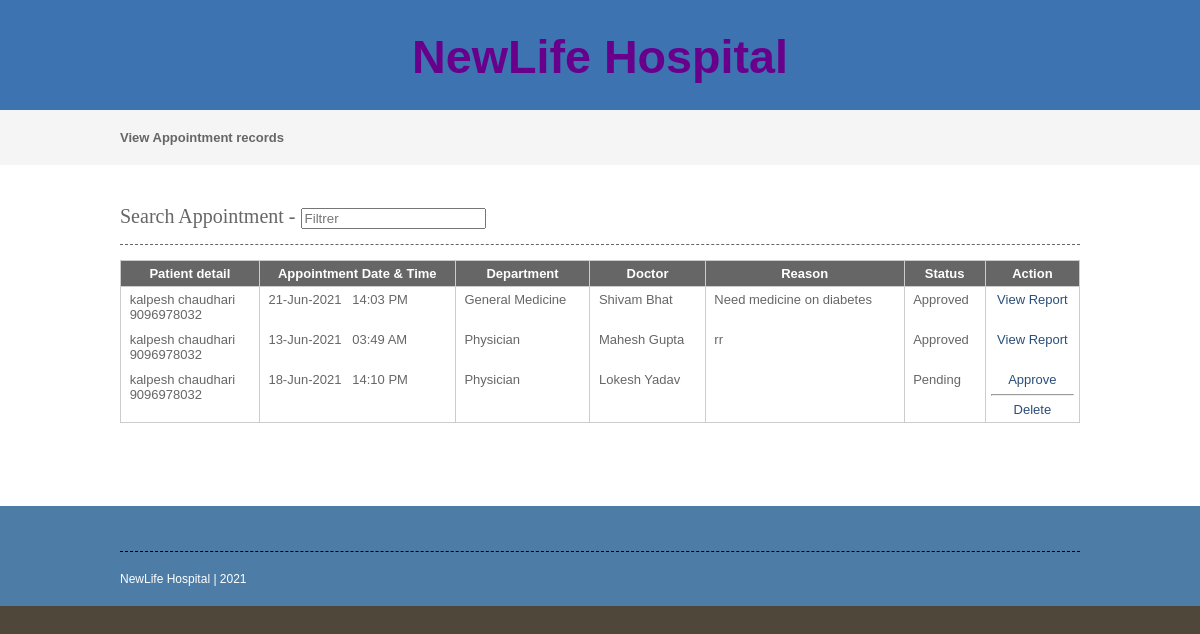
Page /viewappointment.php on the committed database.
### tables this page shows
CREATE TABLE `appointment` (
  `appointmentid` int(10) NOT NULL,
  `appointmenttype` varchar(25) NOT NULL,
  `patientid` int(10) NOT NULL,
  `roomid` int(10) NOT NULL,
  `departmentid` int(10) NOT NULL,
  `appointmentdate` date NOT NULL,
  `appointmenttime` time NOT NULL,
  `doctorid` int(10) NOT NULL,
  `status` varchar(10) NOT NULL,
  `app_reason` text NOT NULL
);

CREATE TABLE `patient` (
  `patientid` int(10) NOT NULL,
  `patientname` varchar(50) NOT NULL,
  `admissiondate` date NOT NULL,
  `admissiontime` time NOT NULL,
  `address` varchar(250) NOT NULL,
  `mobileno` varchar(15) NOT NULL,
  `city` varchar(25) NOT NULL,
  `pincode` varchar(20) NOT NULL,
  `loginid` varchar(50) NOT NULL,
  `password` varchar(25) NOT NULL,
  `bloodgroup` varchar(20) NOT NULL,
  `gender` varchar(10) NOT NULL,
  `dob` date NOT NULL,
  `status` varchar(10) NOT NULL
);

CREATE TABLE `department` (
  `departmentid` int(10) NOT NULL,
  `departmentname` varchar(100) NOT NULL,
  `description` text NOT NULL,
  `status` varchar(10) NOT NULL
);

CREATE TABLE `doctor` (
  `doctorid` int(10) NOT NULL,
  `doctorname` varchar(50) NOT NULL,
  `mobileno` varchar(15) NOT NULL,
  `departmentid` int(10) NOT NULL,
  `loginid` varchar(25) NOT NULL,
  `password` varchar(25) NOT NULL,
  `status` varchar(10) NOT NULL,
  `education` varchar(25) NOT NULL,
  `experience` float(11,1) NOT NULL,
  `consultancy_charge` float(10,2) NOT NULL
);

### viewappointment.php (the view, shortened to what this page needs)
<?php
include("headers.php");
include("dbconnection.php");
?>
<div class="wrapper col2">
  <div id="breadcrumb">
    <ul>
      <li class="first">View Appointment records</li></ul>
  </div>
</div>
<div class="wrapper col4">
  <div id="container">
   <section class="container">
<h2>Search Appointment - <input type="search" class="light-table-filter" data-table="order-table" placeholder="Filtrer" /></h2>
    <table class="order-table">
      <thead>
        <tr>
          <th>Patient detail</th>
          <th>Appointment Date &  Time</th>
          <th>Department</th>
          <th>Doctor</th>
          <th>Reason</th>
          <th>Status</th>
          <th><div align="center">Action</div></th>
        </tr>
        </thead>
        <tbody>
          <?php
		$sql ="SELECT * FROM appointment WHERE (status !='')";
		$qsql = mysqli_query($con,$sql);
		while($rs = mysqli_fetch_array($qsql))
		{
			$sqlpat = "SELECT * FROM patient WHERE patientid='$rs[patientid]'";
			$qsqlpat = mysqli_query($con,$sqlpat);
			$rspat = mysqli_fetch_array($qsqlpat);
			$sqldept = "SELECT * FROM department WHERE departmentid='$rs[departmentid]'";
			$qsqldept = mysqli_query($con,$sqldept);
			$rsdept = mysqli_fetch_array($qsqldept);
			$sqldoc= "SELECT * FROM doctor WHERE doctorid='$rs[doctorid]'";
			$qsqldoc = mysqli_query($con,$sqldoc);
			$rsdoc = mysqli_fetch_array($qsqldoc);
        echo "<tr>
          <td>&nbsp;$rspat[patientname]<br>&nbsp;$rspat[mobileno]</td>
			 <td>&nbsp;" . date("d-M-Y",strtotime($rs[appointmentdate])) . " &nbsp; " . date("H:i A",strtotime($rs[appointmenttime])) . "</td>
		    <td>&nbsp;$rsdept[departmentname]</td>
			   <td>&nbsp;$rsdoc[doctorname]</td>
			    <td>&nbsp;$rs[app_reason]</td>
			    <td>&nbsp;$rs[status]</td>
          <td><div align='center'>";
		  if($rs[status] != "Approved")
		  {
				  if(!(isset($_SESSION[patientid])))
				  {
						  echo "<a href='appointmentapproval.php?editid=$rs[appointmentid]'>Approve</a><hr>";
				  }
				 echo "  <a href='viewappointment.php?delid=$rs[appointmentid]'>Delete</a>";
		  }
		  else
		  {
				echo "<a href='patientreport.php?patientid=$rs[patientid]&appointmentid=$rs[appointmentid]'>View Report</a>";
		  }
		 echo "</center></td></tr>";
		}
		?>
      </tbody>
    </table>
    </section>
    <p>&nbsp;</p>
  </div>
</div>
<?php
include("footers.php");
?>

### layout/styles/layout.css (style rules this page uses)
html { overflow-y:scroll; }
body { margin:0; padding:0; font-size:13px; font-family:verdana, Arial, Helvetica, sans-serif; color:#FFFFFF; background-color:#4F473A; }
a { outline:none; text-decoration:none; }
div.wrapper { display:block; width:100%; margin:0; text-align:left; }
.col2 { color:#666666; background-color:#F5F5F5; }
.col3, .col4 { color:#666666; background-color:#FFFFFF; }
#head, #gallery, #breadcrumb, #container, #footer { display:block; position:relative; width:960px; margin:0 auto; }
#breadcrumb { padding:20px 0; }
#breadcrumb ul { margin:0; padding:0; list-style:none; }
#breadcrumb ul li { display:inline; }
#breadcrumb ul li.first { font-weight:bold; }
#container { padding:40px 0; }
#container h1, #container h2, #container h3, #container h4, #container h5, #container h6 { margin:0 0 15px 0; padding:0 0 15px 0; line-height:normal; font-weight:normal; font-size:20px; font-family:Georgia, "Times New Roman", Times, serif; border-bottom:1px dashed #666666; }
#container a { color:#294E79; background-color:#FFFFFF; }

### layout/styles/tables.css (style rules this page uses)
table { width:100%; border-collapse:collapse; table-layout:auto; vertical-align:top; margin-bottom:15px; border:1px solid #CCCCCC; }
table thead th { color:#FFFFFF; background-color:#666666; border:1px solid #CCCCCC; border-collapse:collapse; text-align:center; table-layout:auto; vertical-align:middle; }
table tbody td { vertical-align:top; border-collapse:collapse; border-left:1px solid #CCCCCC; border-right:1px solid #CCCCCC; }
table thead th, table tbody td { padding:5px; border-collapse:collapse; }

### rows in the picture
appointment: patientid.patientname "kalpesh chaudhari", patientid.mobileno "9096978032", appointmentdate "21-Jun-2021", appointmenttime "14:03 PM", departmentid.departmentname "General Medicine", doctorid.doctorname "Shivam Bhat", app_reason "Need medicine on diabetes", status "Approved"
appointment: patientid.patientname "kalpesh chaudhari", patientid.mobileno "9096978032", appointmentdate "13-Jun-2021", appointmenttime "03:49 AM", departmentid.departmentname "Physician", doctorid.doctorname "Mahesh Gupta", app_reason "rr", status "Approved"
appointment: patientid.patientname "kalpesh chaudhari", patientid.mobileno "9096978032", appointmentdate "18-Jun-2021", appointmenttime "14:10 PM", departmentid.departmentname "Physician", doctorid.doctorname "Lokesh Yadav", status "Pending"
